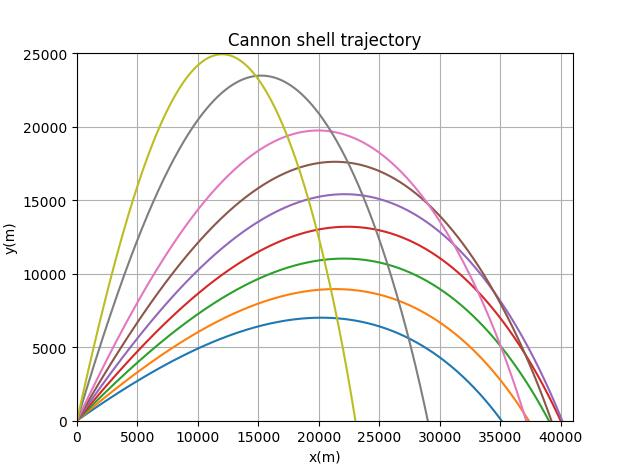

Generate this figure with Python:
from math import *
from pylab import *

g=9.8
dt=0.1
t=100000
b2m=4e-5
a=6.5e-3

def cannon(vx,vy):
	x=[0.]
	y=[0.]
	for i in range(int(t/dt)):
		c=sqrt(vx[i]**2+vy[i]**2)
		p=2.71828**(-(y[i])*0.00001)
		f=b2m*c**2*p*(1-a*y[i]/288)**2.5
		theta_x=vx[i]/c
		theta_y=vy[i]/c
		v_x=vx[i]-f*theta_x*dt
		v_y=vy[i]-g*dt-f*theta_y*dt
		vx.append(v_x)
		vy.append(v_y)
		x_temp=x[i]+vx[i]*dt
		y_temp=y[i]+vy[i]*dt
		if y[i]>=0:
			x.append(x_temp)
			y.append(y_temp)
		else:
			print(x[-1])
			break
	plot(x,y)

for j in [30,35,40,45,50,55,60,70,75]:
	theta=j*3.1415926/180
	vx=[1000*cos(theta)]
	vy=[1000*sin(theta)]
	cannon(vx,vy)
grid(True)
title('Cannon shell trajectory')
xlabel('x(m)')
ylabel('y(m)')
xlim(0,41000)
ylim(0,25000)
plot()
show()
